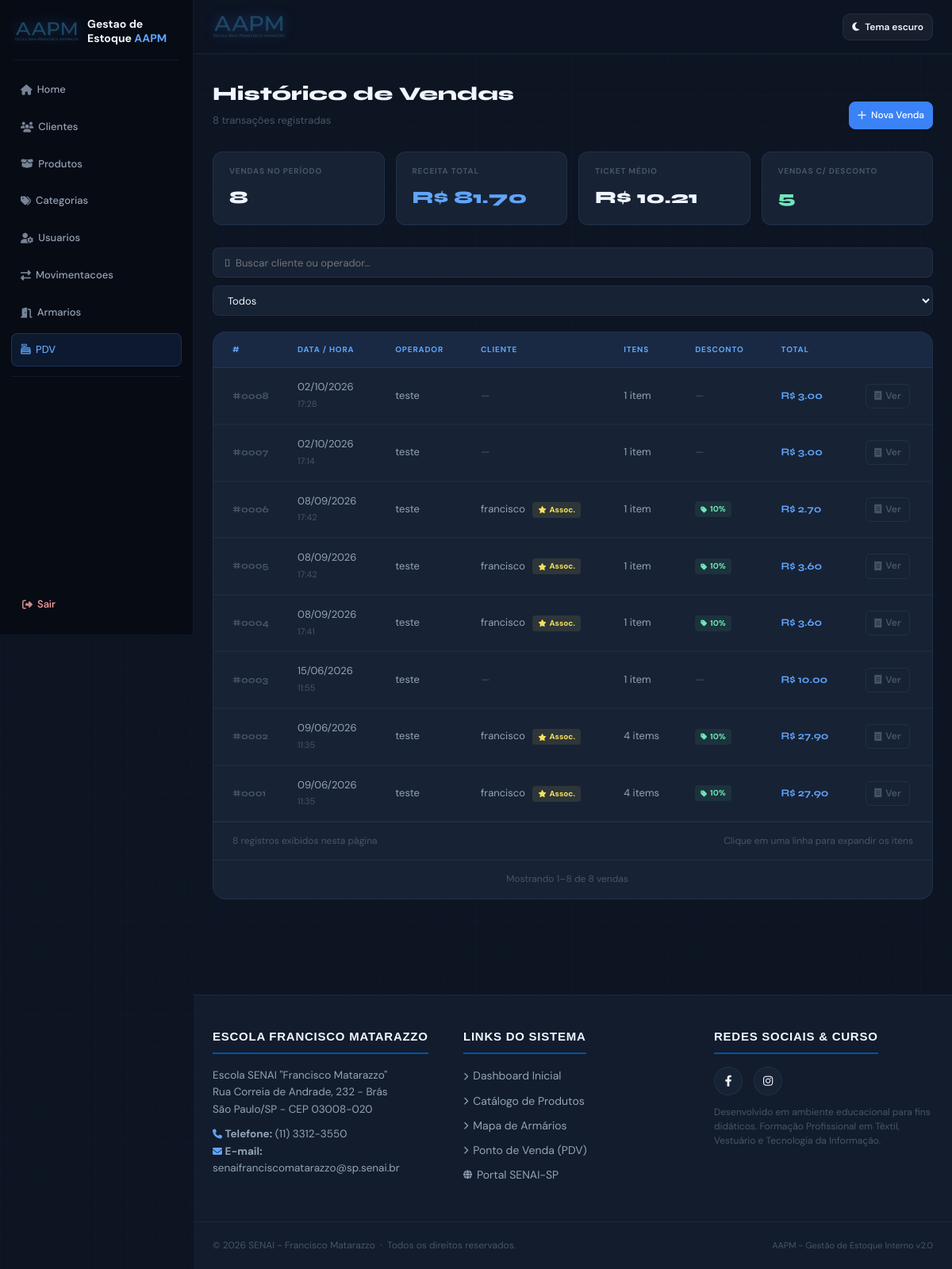
/pdv/historico (signed in), run on an earlier commit of the app's database.
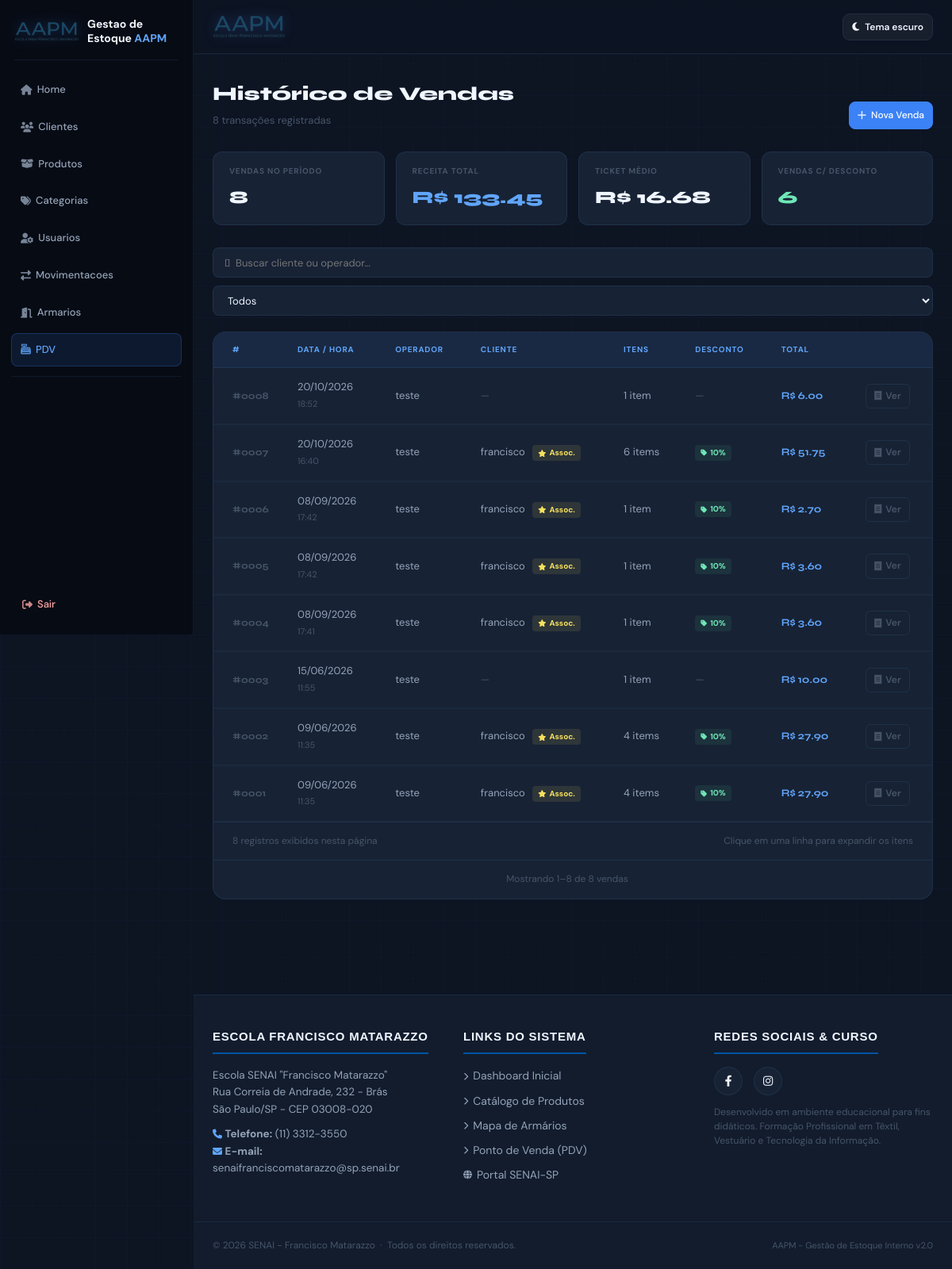
And on a later commit of the database.
### app/models/venda.py (models this page shows, shortened)
class Venda(Base):
    __tablename__ = "vendas"
    id         = Column(Integer, primary_key=True, index=True)
    cliente_id = Column(
        Integer,
        ForeignKey("clientes.id", ondelete="SET NULL"),
        nullable=True
    )
    usuario_id = Column(
        Integer,
        ForeignKey("usuarios.id", ondelete="SET NULL"),
        nullable=True
    )
    desconto_percentual = Column(Float, nullable=False, default=0.0)
    total_bruto  = Column(Float, nullable=False, default=0.0)
    total_liquido = Column(Float, nullable=False, default=0.0)
    observacao = Column(String(255), nullable=True)
    criado_em = Column(DateTime, server_default=func.now())
    cliente = relationship("Cliente", back_populates="vendas")
    usuario = relationship("Usuario", backref="vendas")
    itens   = relationship(
        "ItemVenda",
        back_populates="venda",
        cascade="all, delete-orphan"  # deleta itens se a venda for deletada
    )

### app/models/usuario.py (models this page shows)
class Usuario(Base):
    __tablename__ = "usuarios"
    id = Column(Integer, primary_key=True, index=True)
    nome = Column(String(255), nullable=False)
    email = Column(String(255), unique=True, nullable=False)
    senha_hash = Column(String(255), nullable=False)
    role = Column(String(20), default="user")
    ativo = Column(Boolean, default=True)
    criado_em = Column(DateTime, server_default=func.now())

### app/models/cliente.py (models this page shows, shortened)
class Cliente(Base):
    __tablename__ = "clientes"
    id         = Column(Integer, primary_key=True, index=True)
    nome       = Column(String(150), nullable=False, index=True)
    email      = Column(String(150), nullable=True)
    telefone   = Column(String(20), nullable=True)
    is_associado = Column(Boolean, default=False, nullable=False)
    ativo      = Column(Boolean, default=True)
    criado_em  = Column(DateTime, server_default=func.now())
    vendas = relationship("Venda", back_populates="cliente")

### app/controllers/pdv_controller.py (the view)
@router.get("/historico")
def historico_vendas(
    request: Request,
    pagina: int = 1,
    por_pagina: int = 16,
    db: Session = Depends(get_db),
    usuario = Depends(get_usuario_logado)
):
    resultado = paginar(
        db.query(Venda).order_by(Venda.criado_em.desc()), pagina, por_pagina
    )
    return templates.TemplateResponse(
        request,
        "pdv/historico.html",
        {
            "request": request,
            "usuario": usuario,
            "vendas": resultado.itens,
            "pagina": resultado.atual,
            "por_pagina": resultado.por_pagina,
            "total_paginas": resultado.total_paginas,
            "total_vendas": resultado.total_itens,
        }
    )

### app/templates/pdv/historico.html (shortened to what this page needs)
{% extends "base.html" %}
{% from "components/pagination.html" import render as render_pagination with context %}
{% block content %}
<div class="hist-wrap">
    <div class="hist-topo">
        <div>
            <h2>Histórico de Vendas</h2>
            <p>{{ total_vendas }} transações registradas</p>
        </div>
        <a href="/pdv" class="nav-btn" style="background:var(--accent);color:white;border-color:var(--accent);">
            <i class="fas fa-plus"></i> Nova Venda
        </a>
    </div>
    {% if vendas %}
    {% set total_geral  = vendas | sum(attribute='total_liquido') %}
    {% set total_vendas_pagina = vendas | length %}
    {% set c_assoc = vendas | selectattr('desconto_percentual', 'gt', 0) | list | length %}
    <div class="sumario">
        <div class="sum-card">
            <label>Vendas no período</label>
            <div class="val">{{ total_vendas_pagina }}</div>
        </div>
        <div class="sum-card accent">
            <label>Receita total</label>
            <div class="val">R$ {{ "%.2f"|format(total_geral) }}</div>
        </div>
        <div class="sum-card">
            <label>Ticket médio</label>
            <div class="val">R$ {{ "%.2f"|format(total_geral / total_vendas_pagina) }}</div>
        </div>
        <div class="sum-card green">
            <label>Vendas c/ desconto</label>
            <div class="val">{{ c_assoc }}</div>
        </div>
    </div>
    {% endif %}
    <div class="filtros">
        <input type="text" id="filtro-busca" placeholder="&#xf002;  Buscar cliente ou operador…">
        <select id="filtro-desconto">
            <option value="">Todos</option>
        </select>
    </div>
    <div class="hist-table-wrap">
        {% if vendas %}
        <table class="hist-table" id="hist-table">
            <thead>
                <tr>
                    <th style="width:80px;">#</th>
                    <th>Data / Hora</th>
                    <th>Operador</th>
                    <th>Cliente</th>
                    <th>Itens</th>
                    <th>Desconto</th>
                    <th>Total</th>
                    <th></th>
                </tr>
            </thead>
            <tbody>
                {% for venda in vendas %}
                <tr class="linha-venda"
                    data-id="{{ venda.id }}"
                    data-cliente="{{ venda.cliente.nome if venda.cliente else '' }}"
                    data-operador="{{ venda.usuario.nome if venda.usuario else '' }}"
                    data-desconto="{{ '1' if venda.desconto_percentual and venda.desconto_percentual > 0 else '0' }}"
                    onclick="toggleDetalhe({{ venda.id }}, this)">
                    <td>#{{ "%04d"|format(venda.id) }}</td>
                    <td>{{ venda.criado_em.strftime('%d/%m/%Y') }}<br>
                        <span style="font-size:11px;color:var(--text-muted);">{{ venda.criado_em.strftime('%H:%M') }}</span>
                    </td>
                    <td>{{ venda.usuario.nome if venda.usuario else '—' }}</td>
                    <td>
                        {% if venda.cliente %}
                            {{ venda.cliente.nome }}
                            {% if venda.cliente.is_associado %}
                                <span class="badge-assoc"><i class="fas fa-star" style="font-size:9px;"></i> Assoc.</span>
                            {% endif %}
                        {% else %}
                            <span style="color:var(--text-muted);">—</span>
                        {% endif %}
                    </td>
                    <td>{{ venda.itens | length }} item{{ 's' if venda.itens | length != 1 }}</td>
                    <td>
                        {% if venda.desconto_percentual and venda.desconto_percentual > 0 %}
                            <span class="badge-desconto">
                                <i class="fas fa-tag" style="font-size:9px;"></i>
                                {{ venda.desconto_percentual|int }}%
                            </span>
                        {% else %}
                            <span style="color:var(--text-muted);">—</span>
                        {% endif %}
                    </td>
                    <td class="total-cell">R$ {{ "%.2f"|format(venda.total_liquido) }}</td>
                    <td>
                        <a href="/pdv/venda/{{ venda.id }}" class="btn-ver" onclick="event.stopPropagation()">
                            <i class="fas fa-receipt"></i> Ver
                        </a>
                    </td>
                </tr>
                <tr class="detalhe-row" id="detalhe-row-{{ venda.id }}">
                    <td colspan="8">
                    </td>
                </tr>
                {% endfor %}
            </tbody>
        </table>
        <div class="hist-table-footer">
            <span id="linhas-visiveis">{{ vendas|length }} registros exibidos nesta página</span>
            <span style="color:var(--text-muted);">Clique em uma linha para expandir os itens</span>
        </div>
        {{ render_pagination(pagina, por_pagina, total_vendas, total_paginas, 'vendas') }}
        {% else %}
        <div class="hist-vazio">
            <i class="fas fa-receipt"></i>
            Nenhuma venda registrada ainda.
        </div>
        {% endif %}
    </div>
</div>
{% endblock %}

### app/templates/base.html (shortened to what this page needs)
<!DOCTYPE html>
<html lang="pt-BR">
<head>
    <link rel="stylesheet" href="https://cdnjs.cloudflare.com/ajax/libs/font-awesome/6.4.0/css/all.min.css">
</head>
<body class="{{ 'has-sidebar' if usuario else '' }}">
    <header>
        <div class="container">
            <div class="header-top">
                <div class="header-content">
                    <img src="/static/logo/logoAAPM-transparent.png" alt="Logo AAPM" class="logo-header">
                </div>
                <button type="button" class="btn-theme-toggle" id="theme-toggle" onclick="toggleTema()" aria-label="Ativar tema claro" title="Alternar tema">
                    <i class="fas fa-moon" id="theme-icon" aria-hidden="true"></i>
                    <span id="theme-text">Tema escuro</span>
                </button>
            </div>
        </div>
    </header>
    {% if usuario %}
    {% set current_path = request.url.path if request is defined else '' %}
    {% set is_home = current_path == '/' %}
    {% set is_cliente = current_path == '/cliente' or current_path.startswith('/cliente/') %}
    {% set is_produtos = current_path == '/produtos' or current_path.startswith('/produtos/') %}
    {% set is_categorias = current_path == '/categorias' or current_path.startswith('/categorias/') %}
    {% set is_usuarios = current_path == '/usuarios' or current_path.startswith('/usuarios/') %}
    {% set is_movimentacoes = current_path == '/movimentacoes' or current_path.startswith('/movimentacoes/') %}
    {% set is_armarios = current_path == '/armarios' or current_path.startswith('/armarios/') %}
    {% set is_pdv = current_path == '/pdv' or current_path.startswith('/pdv/') %}
    {% set is_admin = usuario.role == 'admin' %}
    <aside class="sidebar" id="sidebar" aria-label="Navegacao principal">
        <a class="sidebar-brand" href="/">
            <img src="/static/logo/logoAAPM-transparent.png" alt="Logo AAPM" class="logo-header">
            <span class="sidebar-brand-name">Gestao de Estoque <span>AAPM</span></span>
        </a>
        <nav class="sidebar-nav">
            <a href="/" class="nav-btn {{ 'active' if is_home else '' }}" {% if is_home %}aria-current="page"{% endif %}><i class="fas fa-house"></i> Home</a>
            {% if is_admin %}
            <a href="/cliente" class="nav-btn {{ 'active' if is_cliente else '' }}" {% if is_cliente %}aria-current="page"{% endif %}><i class="fas fa-users"></i> Clientes</a>
            {% endif %}
            <a href="/produtos" class="nav-btn {{ 'active' if is_produtos else '' }}" {% if is_produtos %}aria-current="page"{% endif %}><i class="fas fa-box-open"></i> Produtos</a>
            {% if is_admin %}
            <a href="/categorias" class="nav-btn {{ 'active' if is_categorias else '' }}" {% if is_categorias %}aria-current="page"{% endif %}><i class="fas fa-tags"></i> Categorias</a>
            <a href="/usuarios" class="nav-btn {{ 'active' if is_usuarios else '' }}" {% if is_usuarios %}aria-current="page"{% endif %}><i class="fas fa-user-gear"></i> Usuarios</a>
            <a href="/movimentacoes" class="nav-btn {{ 'active' if is_movimentacoes else '' }}" {% if is_movimentacoes %}aria-current="page"{% endif %}><i class="fas fa-exchange-alt"></i> Movimentacoes</a>
            {% endif %}
            <a href="/armarios" class="nav-btn {{ 'active' if is_armarios else '' }}" {% if is_armarios %}aria-current="page"{% endif %}><i class="fas fa-door-open"></i> Armarios</a>
            <a href="/pdv" class="nav-btn {{ 'active' if is_pdv else '' }}" {% if is_pdv %}aria-current="page"{% endif %}><i class="fas fa-cash-register"></i> PDV</a>
            <div class="nav-divider"></div>
            <a href="/auth/logout" class="nav-btn logout"><i class="fas fa-right-from-bracket"></i> Sair</a>
        </nav>
    </aside>
    {% endif %}
    <main>
        {% block content %}{% endblock %}
    </main>
    <footer>
        <div class="footer-grid">
            <div class="footer-col">
                <h3>Escola Francisco Matarazzo</h3>
                <p style="margin-bottom: 10px;">
                    Escola SENAI "Francisco Matarazzo"<br>
                    Rua Correia de Andrade, 232 - Brás<br>
                    São Paulo/SP - CEP 03008-020
                </p>
                <p>
                    <i class="fas fa-phone" style="font-size: 12px; color: var(--accent-light);"></i>
                    <strong>Telefone:</strong> (11) 3312-3550<br>
                    <i class="fas fa-envelope" style="font-size: 12px; color: var(--accent-light);"></i>
                    <strong>E-mail:</strong> senaifranciscomatarazzo@sp.senai.br
                </p>
            </div>
            {% if usuario %}
            <div class="footer-col">
                <h3>Links do Sistema</h3>
                <ul>
                    <li><a href="/"><i class="fas fa-chevron-right" style="font-size: 10px;"></i> Dashboard Inicial</a>
                    </li>
                    <li><a href="/produtos"><i class="fas fa-chevron-right" style="font-size: 10px;"></i> Catálogo de
                            Produtos</a></li>
                    <li><a href="/armarios"><i class="fas fa-chevron-right" style="font-size: 10px;"></i> Mapa de
                            Armários</a></li>
                    <li><a href="/pdv"><i class="fas fa-chevron-right" style="font-size: 10px;"></i> Ponto de Venda
                            (PDV)</a></li>
                    <li><a href="https://sp.senai.br" target="_blank"><i class="fas fa-globe"
                                style="font-size: 11px;"></i> Portal SENAI-SP</a></li>
                </ul>
            </div>
            {% endif %}
            <div class="footer-col">
                <h3>Redes Sociais & Curso</h3>
                <div class="social-links">
                    <a href="https://www.facebook.com/senaifranciscomatarazzo" target="_blank" title="Facebook SENAI"><i
                            class="fab fa-facebook-f"></i></a>
                    <a href="https://www.instagram.com/senaibras" target="_blank" title="Instagram SENAI"><i
                            class="fab fa-instagram"></i></a>
                </div>
                <p style="font-size: 12px; color: var(--text-muted); line-height: 1.5;">
                    Desenvolvido em ambiente educacional para fins didáticos. Formação Profissional em Têxtil, Vestuário
                    e Tecnologia da Informação.
                </p>
            </div>
        </div>
        <div class="footer-bottom">
            <div class="footer-bottom-container">
                <p>&copy; 2026 SENAI - Francisco Matarazzo &nbsp;·&nbsp; Todos os direitos reservados.</p>
                <p style="color: var(--text-muted); font-size: 11px;">AAPM - Gestão de Estoque Interno v2.0</p>
            </div>
        </div>
    </footer>
</body>
</html>

### app/templates/components/pagination.html (shortened to what this page needs)
{% macro render(pagina, por_pagina, total_itens, total_paginas, item_nome='registros') %}
{% set inicio = (pagina - 1) * por_pagina + 1 if total_itens else 0 %}
{% set fim = [pagina * por_pagina, total_itens] | min %}
{% if total_itens > 2 %}
<div class="server-pagination">
  <span id="paginationSummary" class="server-pagination__summary" aria-live="polite">
    {% if total_itens %}Mostrando {{ inicio }}–{{ fim }} de {{ total_itens }} {{ item_nome }}{% else %}Nenhum {{ item_nome }} encontrado{% endif %}
  </span>
</div>
{% endif %}
{% endmacro %}

What changed in the data, as far as the page shows it:
changed Venda "0008": criado_em "02/10/2026" → "20/10/2026"; criado_em "17:28" → "18:52"; total_liquido "3.00" → "6.00"
changed Venda "0007": criado_em "02/10/2026" → "20/10/2026"; criado_em "17:14" → "16:40"; cliente.nome (not shown) → "francisco"; itens|length "1" → "6"; itens (not shown) → "s"; desconto_percentual (not shown) → "10"; total_liquido "3.00" → "51.75"; desconto_percentual "— —" → "Assoc. %"
Also different on the page:
{{ "%.2f"|format(total_geral) }}: "81.70" → "133.45"
{{ "%.2f"|format(total_geral / total_vendas_pagina) }}: "10.21" → "16.68"
{{ c_assoc }}: "5" → "6"
